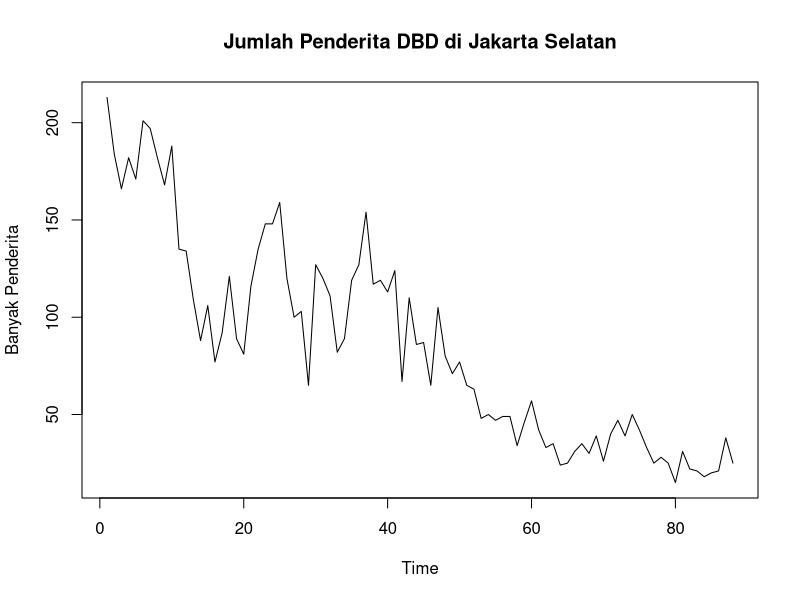
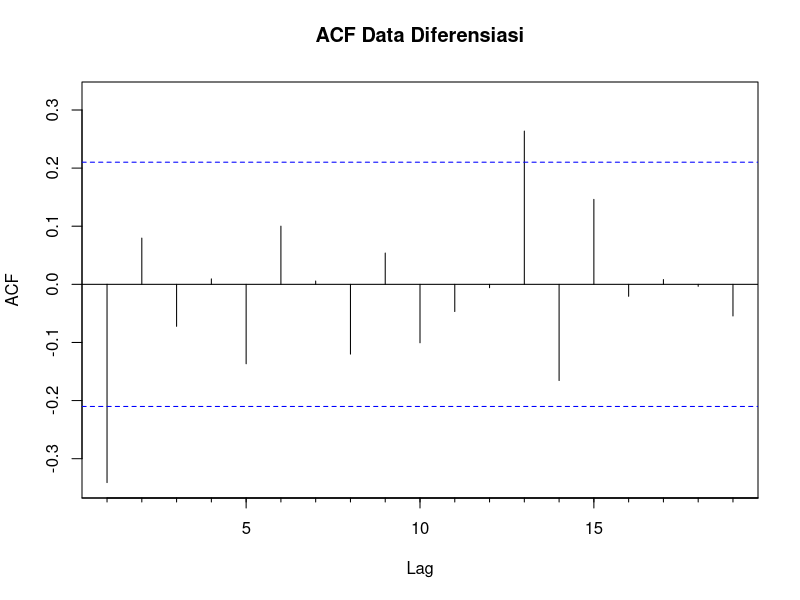
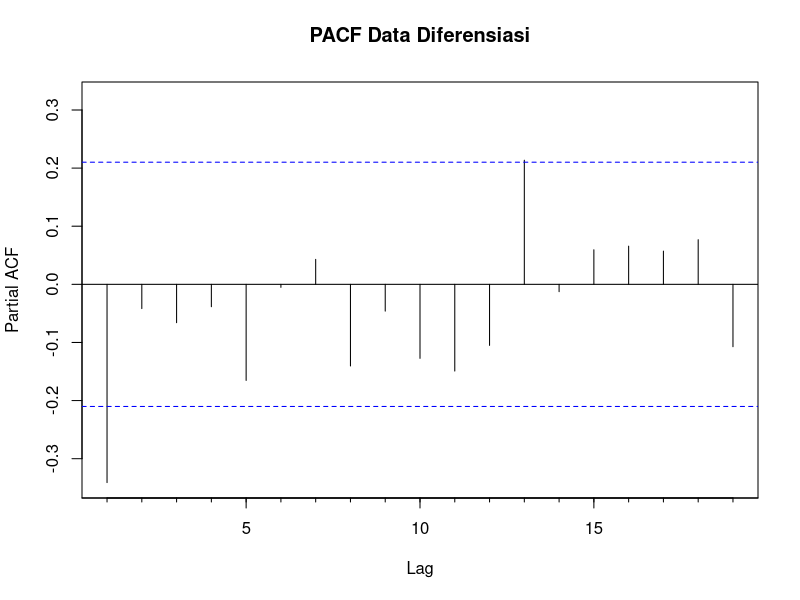
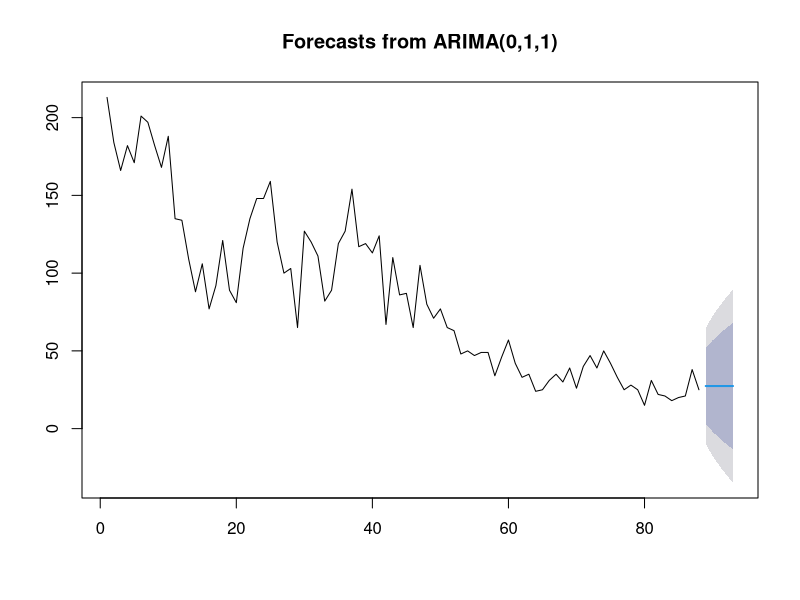
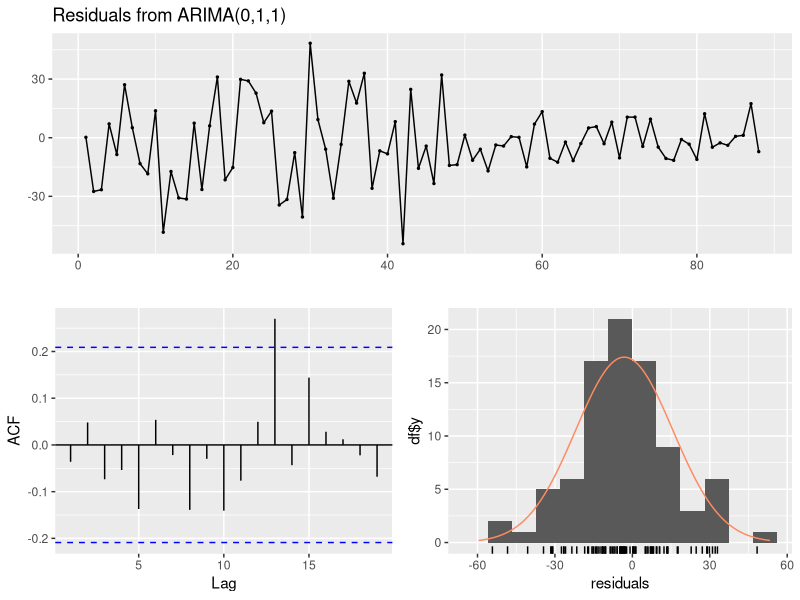

Here is the R script that generated these plots, in order:
## ---- chunk 1
library(readr) # Membaca Data yang diinput
library(tseries) # Uji ADF
library(timeSeries) # Mengolah Data yang akan digunakan
library(lmtest) # Mengecek signifikansi model
library(forecast) #Membuat prediksi
## ---- chunk 2
data <- read_delim("Penderita DBD Jakarta Selatan.csv", 
    ";", escape_double = FALSE, col_types = cols(Tahun = col_skip()), 
    trim_ws = TRUE)
ts_data <- ts(data$`Jumlah Penderita`)
plot(ts_data, main = 'Jumlah Penderita DBD di Jakarta Selatan', 
     ylab='Banyak Penderita')
## ---- chunk 3
adf.test(ts_data)
## ---- chunk 4
diff_data <- diff(ts_data)
adf.test(diff_data)
## ---- chunk 5
Acf(diff_data, max.lag=36, main = 'ACF Data Diferensiasi')
Pacf(diff_data, max.lag=36, main = 'PACF Data Diferensiasi')
## ---- chunk 6
model_1 <- arima(ts_data, order = c(1,1,1))
summary(model_1)
model_2 <- arima(ts_data, order = c(1,1,0))
summary(model_2)
model_3 <- arima(ts_data, order = c(0,1,1))
summary(model_3)
mod_auto = auto.arima(ts_data, max.p=4,max.q=4,stepwise = TRUE)
summary(mod_auto)
## ---- chunk 7
coeftest(mod_auto)
## ---- chunk 8
coeftest(model_3)
## ---- chunk 9
h <-forecast(model_3, h = 5)
plot(h)
## ---- chunk 10
checkresiduals(model_3)
